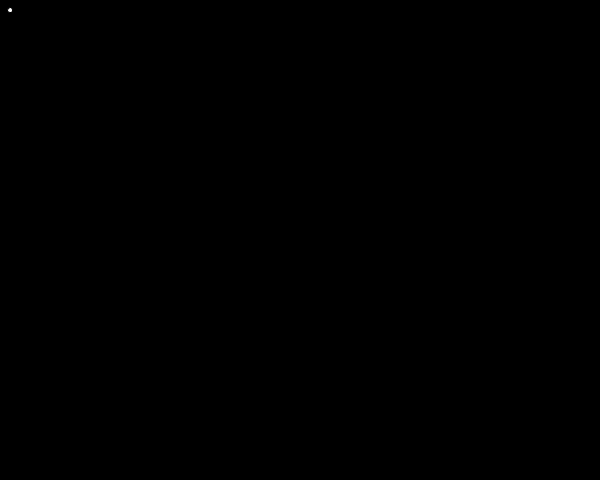
Frame 1 (no input)
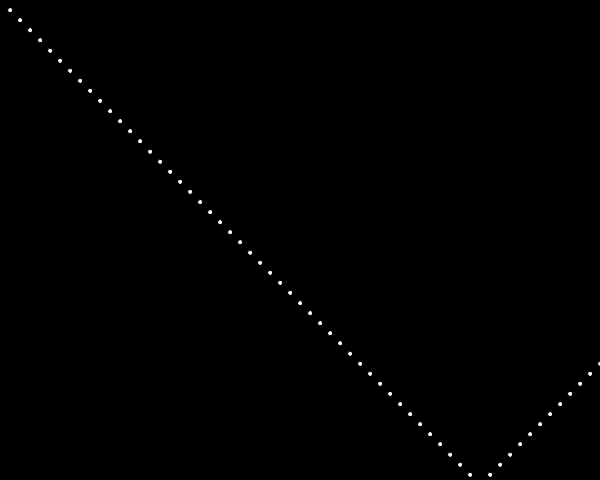
Frame 60 (the mouse pressed at the canvas centre just before this capture)
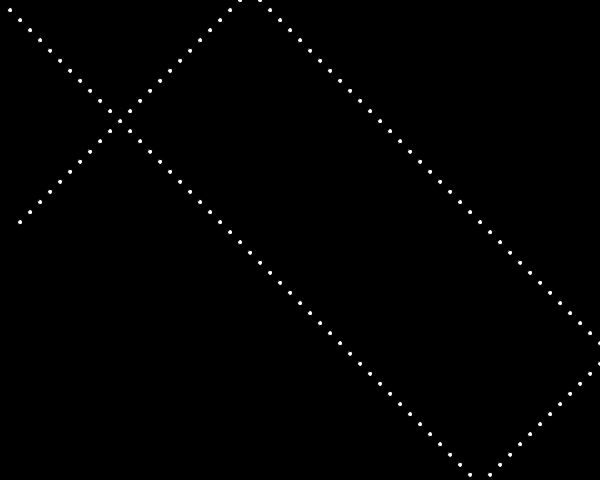
Frame 120 (the mouse held since frame 60 and released just before this capture)

The Processing sketch that drew these frames (run headless with seeded random() and noise(); from frame 60 on, the mouse is pressed at the canvas centre):

// Processing sketch: sketch_06_linear
// ── sketch_06_linear.pde
float xPos = 0.0;
float yPos = 0.0;
float xVitesse = 10.0;
float yVitesse = 10.1;

void setup () {
  size(600, 480);
  background(0);
}


void draw() {

  yPos += yVitesse;
  xPos += xVitesse;

  if ( xPos > width || xPos < 0  ) {
    xVitesse = -xVitesse;
    
  }
  
  if ( yPos > height ||  yPos < 0  ) {
    yVitesse = -yVitesse;
  }

  fill(255);
  ellipse(xPos, yPos, 5, 5);
}
